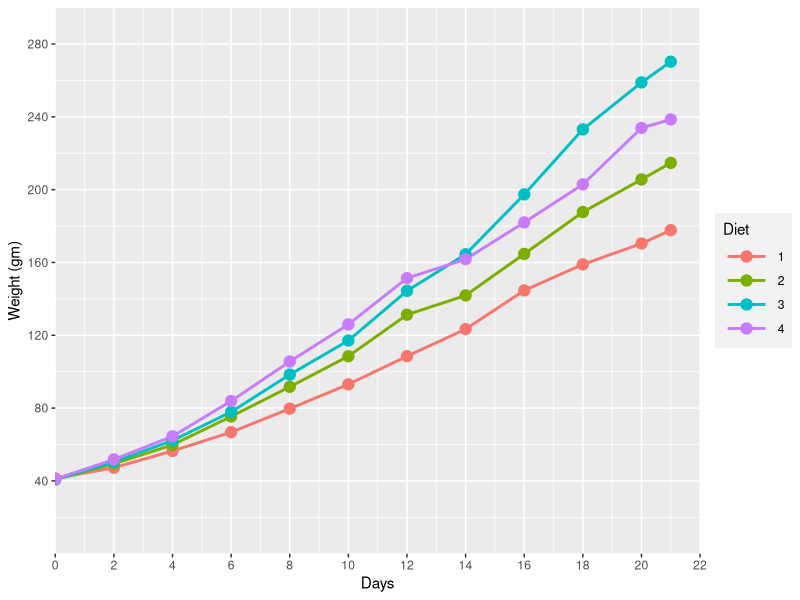

Recreate this plot in R.
## ---- chunk 1
knitr::opts_chunk$set(echo = FALSE, message = FALSE, warning = FALSE)
## ---- chunk 2
## the package we need for this task
require(tidyverse)
## ---- chunk 3


diet.performance = ChickWeight %>%
  group_by(Time, Diet) %>% 
  summarise(weight = mean(weight, na.rm = TRUE)) %>% 
  ungroup() 
## ---- chunk 4
ggplot(data = diet.performance, aes(x = Time, y = weight, col = Diet)) +
  geom_line(size = 1)+  geom_point(size = 3.5)+
  scale_x_continuous(breaks = seq(0,23,2),limits = c(0,22))+
  scale_y_continuous(breaks = seq(40,300,40), limits = c(0,300))+
  coord_cartesian(expand = FALSE) +
  labs(x = "Days", y = "Weight (gm)") +
  theme(legend.key = element_blank(), legend.position = "right",
        legend.key.width = unit(1.2, "cm"), legend.background = element_rect(colour = NULL, fill = "grey95")) 
